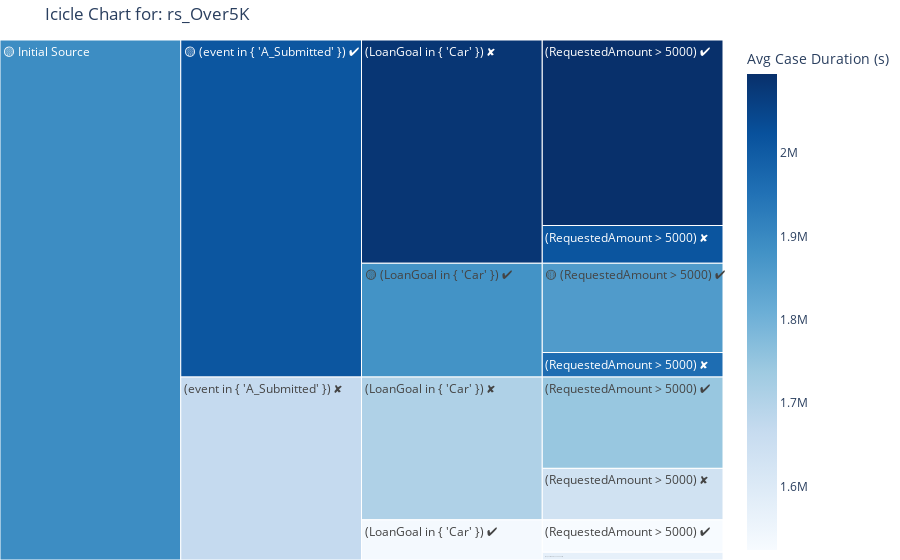

The notebook cell saved with this chart:
### Code cell
icicle('rs_Over5K', log_view, metric='avg_case_duration_seconds', details=False)

### Figure 1 — Plotly figure (JSON) as saved in the notebook; plotly's stock layout.template omitted (floating-point values rounded to 4 significant figures)
{"data": [{"branchvalues": "total", "customdata": [["5,409", "21d 11h 49m", 1857000.0], ["1,486", "22d 16h 42m", 1961000.0], ["11,241", "24d 5h 52m", 2095000.0], ["2,287", "23d 7h 46m", 2015000.0], ["1,966", "17d 15h 17m", 1524000.0], ["467", "18d 4h 46m", 1572000.0], ["5,534", "20d 5h 13m", 1747000.0], ["3,119", "18d 22h 47m", 1637000.0], ["(?)", "(?)", 1879000.0], ["(?)", "(?)", 2081000.0], ["(?)", "(?)", 1533000.0], ["(?)", "(?)", 1707000.0], ["(?)", "(?)", 2013000.0], ["(?)", "(?)", 1669000.0], ["(?)", "(?)", 1892000.0]], "domain": {"x": [0, 1], "y": [0, 1]}, "hoverinfo": "skip", "ids": ["🟡 Initial Source/🟡 (event in { 'A_Submitted' }) ✔/🟡 (LoanGoal in { 'Car' }) ✔/🟡 (RequestedAmount > 5000) ✔", "🟡 Initial Source/🟡 (event in { 'A_Submitted' }) ✔/🟡 (LoanGoal in { 'Car' }) ✔/(RequestedAmount > 5000) ✘", "🟡 Initial Source/🟡 (event in { 'A_Submitted' }) ✔/(LoanGoal in { 'Car' }) ✘/(RequestedAmount > 5000) ✔", "🟡 Initial Source/🟡 (event in { 'A_Submitted' }) ✔/(LoanGoal in { 'Car' }) ✘/(RequestedAmount > 5000) ✘", "🟡 Initial Source/(event in { 'A_Submitted' }) ✘/(LoanGoal in { 'Car' }) ✔/(RequestedAmount > 5000) ✔", "🟡 Initial Source/(event in { 'A_Submitted' }) ✘/(LoanGoal in { 'Car' }) ✔/(RequestedAmount > 5000) ✘", "🟡 Initial Source/(event in { 'A_Submitted' }) ✘/(LoanGoal in { 'Car' }) ✘/(RequestedAmount > 5000) ✔", "🟡 Initial Source/(event in { 'A_Submitted' }) ✘/(LoanGoal in { 'Car' }) ✘/(RequestedAmount > 5000) ✘", "🟡 Initial Source/🟡 (event in { 'A_Submitted' }) ✔/🟡 (LoanGoal in { 'Car' }) ✔", "🟡 Initial Source/🟡 (event in { 'A_Submitted' }) ✔/(LoanGoal in { 'Car' }) ✘", "🟡 Initial Source/(event in { 'A_Submitted' }) ✘/(LoanGoal in { 'Car' }) ✔", "🟡 Initial Source/(event in { 'A_Submitted' }) ✘/(LoanGoal in { 'Car' }) ✘", "🟡 Initial Source/🟡 (event in { 'A_Submitted' }) ✔", "🟡 Initial Source/(event in { 'A_Submitted' }) ✘", "🟡 Initial Source"], "labels": ["🟡 (RequestedAmount > 5000) ✔", "(RequestedAmount > 5000) ✘", "(RequestedAmount > 5000) ✔", "(RequestedAmount > 5000) ✘", "(RequestedAmount > 5000) ✔", "(RequestedAmount > 5000) ✘", "(RequestedAmount > 5000) ✔", "(RequestedAmount > 5000) ✘", "🟡 (LoanGoal in { 'Car' }) ✔", "(LoanGoal in { 'Car' }) ✘", "(LoanGoal in { 'Car' }) ✔", "(LoanGoal in { 'Car' }) ✘", "🟡 (event in { 'A_Submitted' }) ✔", "(event in { 'A_Submitted' }) ✘", "🟡 Initial Source"], "marker": {"coloraxis": "coloraxis", "colors": [1857000.0, 1961000.0, 2095000.0, 2015000.0, 1524000.0, 1572000.0, 1747000.0, 1637000.0, 1879000.0, 2081000.0, 1533000.0, 1707000.0, 2013000.0, 1669000.0, 1892000.0]}, "name": "", "parents": ["🟡 Initial Source/🟡 (event in { 'A_Submitted' }) ✔/🟡 (LoanGoal in { 'Car' }) ✔", "🟡 Initial Source/🟡 (event in { 'A_Submitted' }) ✔/🟡 (LoanGoal in { 'Car' }) ✔", "🟡 Initial Source/🟡 (event in { 'A_Submitted' }) ✔/(LoanGoal in { 'Car' }) ✘", "🟡 Initial Source/🟡 (event in { 'A_Submitted' }) ✔/(LoanGoal in { 'Car' }) ✘", "🟡 Initial Source/(event in { 'A_Submitted' }) ✘/(LoanGoal in { 'Car' }) ✔", "🟡 Initial Source/(event in { 'A_Submitted' }) ✘/(LoanGoal in { 'Car' }) ✔", "🟡 Initial Source/(event in { 'A_Submitted' }) ✘/(LoanGoal in { 'Car' }) ✘", "🟡 Initial Source/(event in { 'A_Submitted' }) ✘/(LoanGoal in { 'Car' }) ✘", "🟡 Initial Source/🟡 (event in { 'A_Submitted' }) ✔", "🟡 Initial Source/🟡 (event in { 'A_Submitted' }) ✔", "🟡 Initial Source/(event in { 'A_Submitted' }) ✘", "🟡 Initial Source/(event in { 'A_Submitted' }) ✘", "🟡 Initial Source", "🟡 Initial Source", ""], "type": "icicle", "values": [5409.0, 1486.0, 11240.0, 2287.0, 1966.0, 467.0, 5534.0, 3119.0, 6895.0, 13530.0, 2433.0, 8653.0, 20420.0, 11090.0, 31510.0]}], "layout": {"coloraxis": {"colorbar": {"title": {"text": "Avg Case Duration (s)"}}, "colorscale": [[0, "rgb(247,251,255)"], [0.125, "rgb(222,235,247)"], [0.25, "rgb(198,219,239)"], [0.375, "rgb(158,202,225)"], [0.5, "rgb(107,174,214)"], [0.625, "rgb(66,146,198)"], [0.75, "rgb(33,113,181)"], [0.875, "rgb(8,81,156)"], [1, "rgb(8,48,107)"]]}, "legend": {"tracegroupgap": 0}, "margin": {"b": 0, "l": 0, "r": 0, "t": 40}, "title": {"text": "Icicle Chart for: rs_Over5K"}}}
